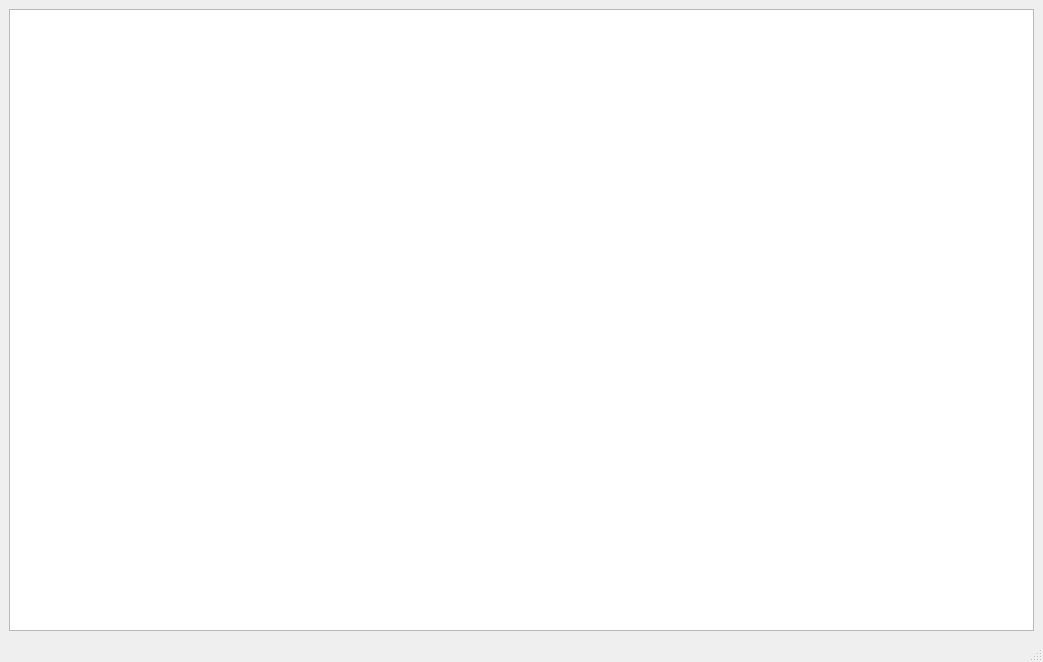
<?xml version="1.0" encoding="UTF-8"?>
<ui version="4.0">
 <class>MainWindow</class>
 <widget class="QMainWindow" name="MainWindow">
  <property name="geometry">
   <rect>
    <x>0</x>
    <y>0</y>
    <width>1043</width>
    <height>662</height>
   </rect>
  </property>
  <property name="windowTitle">
   <string>MainWindow</string>
  </property>
  <widget class="QWidget" name="centralwidget">
   <layout class="QGridLayout" name="gridLayout_2">
    <item row="0" column="1">
     <layout class="QGridLayout" name="gridLayoutText">
      <item row="0" column="0">
       <widget class="QTextEdit" name="textEdit"/>
      </item>
     </layout>
    </item>
    <item row="0" column="0">
     <layout class="QGridLayout" name="gridLayoutPoly"/>
    </item>
   </layout>
  </widget>
  <widget class="QMenuBar" name="menubar">
   <property name="geometry">
    <rect>
     <x>0</x>
     <y>0</y>
     <width>1043</width>
     <height>22</height>
    </rect>
   </property>
  </widget>
  <widget class="QStatusBar" name="statusbar"/>
 </widget>
 <resources/>
 <connections/>
</ui>
